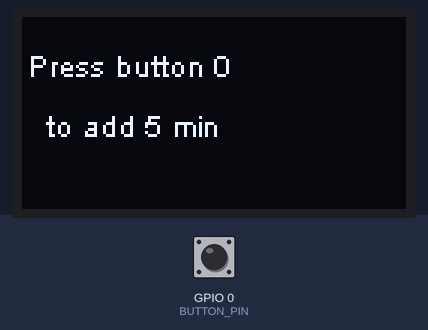
A sketch run on a simulated ESP8266 (NodeMCU). Parts: 128×64 one-colour display. The inputs (shaded band) are chosen by the test bench; at power-on: GPIO 0 (BUTTON_PIN) HIGH. Random numbers use the default seed unless the sketch sets one.

Above: at 1.2 s.
1.3 s: GPIO 0 (BUTTON_PIN) pulled LOW for 0.15 s
At 1.51 s:
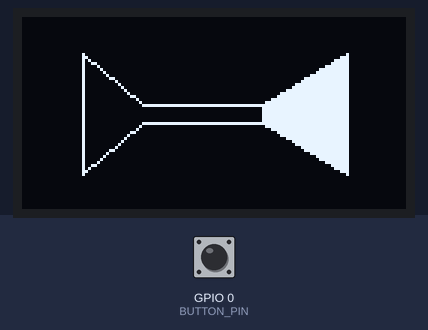
2.0 s: GPIO 0 (BUTTON_PIN) pulled LOW for 1 s
Timing chart, 0 to 5.0 s (numbered marks = the images above; inputs shaded):
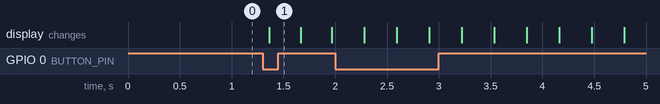

Measured:
- after the input at 1.3 s, the display: changes after 0.07 s (image 1)

The sketch:

KIA_TIMER_DISP_BAT.ino
```cpp
#include <Wire.h>
#include "SSD1306Wire.h"

// Структура для песчинки
struct SandParticle {
  float x;      // координата по X — направление пересыпания (справа налево)
  float speed;  // пиксели/мс
  unsigned long born;
  bool active;
};

const int MAX_PARTICLES = 5;
SandParticle particles[MAX_PARTICLES];
unsigned long lastParticleTime = 0;
const unsigned long particleInterval = 300;  // новая песчинка каждые 300 мс

SSD1306Wire display(0x3c, 5, 4);  // Адрес, SDA, SCL

const int BUTTON_PIN = 0;

unsigned long timerEndMillis = 0;
bool timerActive = false;
bool timerExpired = false;

unsigned long lastDebounceTime = 0;
const unsigned long debounceDelay = 50;
int lastButtonState = HIGH;
int currentButtonState;

unsigned long lastSandUpdate = 0;
const unsigned long sandUpdateInterval = 200;
int sandLevel = 0;  // 0 = весь песок справа, 100 = весь слева

void setup() {
  display.init();
  display.setContrast(255);
  display.setFont(ArialMT_Plain_10);

  // Убираем все flip'ы — рисуем в нативной ориентации 128x64
  // display.flipScreenVertically();
  // display.flipScreenHorizontally();

  pinMode(BUTTON_PIN, INPUT_PULLUP);

  showStartScreen();

  for (int i = 0; i < MAX_PARTICLES; i++) {
    particles[i].active = false;
  }
}

void showStartScreen() {
  display.clear();
  display.drawString(2, 10, "Press button 0");
  display.drawString(8, 30, "to add 5 min");
  display.display();
  display.normalDisplay();
}

void loop() {
  checkButton();
  updateTimer();
  updateDisplay();
}

void checkButton() {
  int reading = digitalRead(BUTTON_PIN);

  if (reading != lastButtonState) {
    lastDebounceTime = millis();
  }

  if ((millis() - lastDebounceTime) > debounceDelay) {
    if (reading != currentButtonState) {
      currentButtonState = reading;

      if (currentButtonState == LOW) {
        if (timerExpired) {
          timerActive = false;
          timerExpired = false;
          sandLevel = 0;
          showStartScreen();
        } else {
          addTime(5);
        }
      }
    }
  }

  lastButtonState = reading;
}

void addTime(int minutes) {
  unsigned long addMillis = minutes * 60UL * 1000UL;

  if (!timerActive) {
    timerEndMillis = millis() + addMillis;
    timerActive = true;
    sandLevel = 0;
  } else {
    timerEndMillis += addMillis;
  }

  timerExpired = false;
}

void updateTimer() {
  if (timerActive && !timerExpired && millis() >= timerEndMillis) {
    timerExpired = true;
  }
}

void drawHourglass(int level) {
  display.clear();

  int y_center = 32;
  int left_x = 20;
  int right_x = 108;
  int base_height = 40;
  int neck_height = 6;

  // === Контур часов ===
  display.drawLine(right_x, y_center - base_height / 2, right_x, y_center + base_height / 2);
  display.drawLine(right_x, y_center - base_height / 2, 80, y_center - neck_height / 2);
  display.drawLine(right_x, y_center + base_height / 2, 80, y_center + neck_height / 2);

  display.drawLine(left_x, y_center - base_height / 2, left_x, y_center + base_height / 2);
  display.drawLine(left_x, y_center - base_height / 2, 40, y_center - neck_height / 2);
  display.drawLine(left_x, y_center + base_height / 2, 40, y_center + neck_height / 2);

  display.drawLine(40, y_center - neck_height / 2, 80, y_center - neck_height / 2);
  display.drawLine(40, y_center + neck_height / 2, 80, y_center + neck_height / 2);

  // === Песок справа — уходит от края к горлышку ===
  int sand_zone_right = right_x - 80;
  int sand_width_right = map(level, 0, 100, sand_zone_right, 0);
  if (sand_width_right > 0) {
    for (int x = 80; x < 80 + sand_width_right; x++) {
      int dist_from_neck = x - 80;
      int half_height = map(dist_from_neck, 0, sand_zone_right, neck_height / 2, base_height / 2);
      if (half_height > 0) {
        display.drawLine(x, y_center - half_height, x, y_center + half_height);
      }
    }
  }

  // === Песок слева — ОСТРЫЙ ТРЕУГОЛЬНИК, появляется БЫСТРО на начальном этапе ===
  int sand_zone_left = 40 - left_x;  // 20px

  // Нелинейное ускорение: квадратный корень для быстрого старта
  float level_f = (float)level;
  float accelerated_level = pow(level_f / 100.0f, 0.5f) * 100.0f;
  int sand_width_left = map((int)accelerated_level, 0, 100, 0, sand_zone_left);

  // Гарантируем минимальную видимую кучку
  if (level > 0 && sand_width_left < 3) {
    sand_width_left = 3;
  }

  if (sand_width_left > 0) {
    for (int x = left_x; x < left_x + sand_width_left; x++) {
      int dist_from_left = x - left_x;
      int half_height = map(dist_from_left, 0, sand_width_left, base_height / 2, 0);

      if (half_height > 0) {
        display.drawLine(x, y_center - half_height, x, y_center + half_height);
      }
    }
  }

  // === Анимация песчинок ===
  if (timerActive && !timerExpired) {
    unsigned long now = millis();

    if (now - lastParticleTime > particleInterval) {
      lastParticleTime = now;
      for (int i = 0; i < MAX_PARTICLES; i++) {
        if (!particles[i].active) {
          particles[i].active = true;
          particles[i].x = 88;
          particles[i].born = now;
          particles[i].speed = 48.0f / 1000.0f;
          break;
        }
      }
    }

    for (int i = 0; i < MAX_PARTICLES; i++) {
      if (particles[i].active) {
        float distance = particles[i].speed * (now - particles[i].born);
        particles[i].x = 88 - distance;

        int jitter = random(-2, 3);

        if (particles[i].x < left_x) {
          particles[i].active = false;
        } else {
          int x_int = (int)particles[i].x;
          display.setPixel(x_int, y_center + jitter);
        }
      }
    }
  }
}

void updateDisplay() {
  static unsigned long lastBlinkTime = 0;
  static bool invertedState = false;

  if (timerExpired) {
    if (millis() - lastBlinkTime > 250) {
      lastBlinkTime = millis();
      invertedState = !invertedState;

      display.clear();
      display.drawString(30, 20, "TIME'S UP!");
      display.drawString(20, 40, "Press button");
      display.display();

      if (invertedState) {
        display.invertDisplay();
      } else {
        display.normalDisplay();
      }
    }
  } else if (timerActive) {
    unsigned long remainingMillis = timerEndMillis - millis();
    unsigned long elapsedMillis = 0;

    if (millis() > (timerEndMillis - 5 * 60 * 1000UL)) {
      elapsedMillis = millis() - (timerEndMillis - 5 * 60 * 1000UL);
    }

    sandLevel = map(elapsedMillis, 0, 5 * 60 * 1000UL, 0, 100);
    if (sandLevel > 100) sandLevel = 100;

    if (millis() - lastSandUpdate > sandUpdateInterval) {
      lastSandUpdate = millis();
    }

    drawHourglass(sandLevel);  // Только песочные часы, без текста времени рядом!

    display.normalDisplay();
    display.display();
  }
}
```
